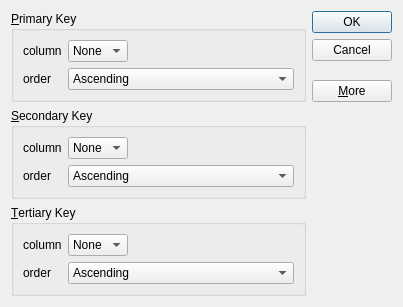
<?xml version="1.0" encoding="UTF-8"?>
<ui version="4.0">
 <class>SortDialog</class>
 <widget class="QDialog" name="SortDialog">
  <property name="geometry">
   <rect>
    <x>0</x>
    <y>0</y>
    <width>403</width>
    <height>291</height>
   </rect>
  </property>
  <property name="windowTitle">
   <string>Sort</string>
  </property>
  <layout class="QGridLayout" name="gridLayout_6">
   <item row="0" column="0">
    <widget class="QGroupBox" name="primaryGroupBox">
     <property name="title">
      <string>&amp;Primary Key</string>
     </property>
     <layout class="QGridLayout" name="gridLayout">
      <item row="0" column="0">
       <widget class="QLabel" name="label">
        <property name="text">
         <string>column</string>
        </property>
       </widget>
      </item>
      <item row="0" column="1">
       <widget class="QComboBox" name="primaryColumnCombo">
        <item>
         <property name="text">
          <string>None</string>
         </property>
        </item>
       </widget>
      </item>
      <item row="0" column="2">
       <spacer name="horizontalSpacer">
        <property name="orientation">
         <enum>Qt::Horizontal</enum>
        </property>
        <property name="sizeHint" stdset="0">
         <size>
          <width>181</width>
          <height>20</height>
         </size>
        </property>
       </spacer>
      </item>
      <item row="1" column="0">
       <widget class="QLabel" name="label_2">
        <property name="text">
         <string>order</string>
        </property>
       </widget>
      </item>
      <item row="1" column="1" colspan="2">
       <widget class="QComboBox" name="primaryOrderCombo">
        <item>
         <property name="text">
          <string>Ascending</string>
         </property>
        </item>
        <item>
         <property name="text">
          <string>Descending</string>
         </property>
        </item>
       </widget>
      </item>
     </layout>
    </widget>
   </item>
   <item row="0" column="1" rowspan="2">
    <layout class="QVBoxLayout" name="verticalLayout">
     <item>
      <widget class="QPushButton" name="okButton">
       <property name="text">
        <string>OK</string>
       </property>
       <property name="default">
        <bool>true</bool>
       </property>
      </widget>
     </item>
     <item>
      <widget class="QPushButton" name="cancelButton">
       <property name="text">
        <string>Cancel</string>
       </property>
      </widget>
     </item>
     <item>
      <spacer name="verticalSpacer">
       <property name="orientation">
        <enum>Qt::Vertical</enum>
       </property>
       <property name="sizeHint" stdset="0">
        <size>
         <width>20</width>
         <height>0</height>
        </size>
       </property>
      </spacer>
     </item>
     <item>
      <widget class="QPushButton" name="moreButton">
       <property name="text">
        <string>&amp;More</string>
       </property>
       <property name="checkable">
        <bool>true</bool>
       </property>
      </widget>
     </item>
    </layout>
   </item>
   <item row="1" column="0">
    <spacer name="verticalSpacer_2">
     <property name="orientation">
      <enum>Qt::Vertical</enum>
     </property>
     <property name="sizeHint" stdset="0">
      <size>
       <width>20</width>
       <height>15</height>
      </size>
     </property>
    </spacer>
   </item>
   <item row="2" column="0">
    <widget class="QGroupBox" name="secondaryGroupBox">
     <property name="title">
      <string>&amp;Secondary Key</string>
     </property>
     <layout class="QGridLayout" name="gridLayout_2">
      <item row="0" column="1">
       <widget class="QComboBox" name="secondaryColumnCombo">
        <item>
         <property name="text">
          <string>None</string>
         </property>
        </item>
       </widget>
      </item>
      <item row="0" column="2">
       <spacer name="horizontalSpacer_2">
        <property name="orientation">
         <enum>Qt::Horizontal</enum>
        </property>
        <property name="sizeHint" stdset="0">
         <size>
          <width>40</width>
          <height>20</height>
         </size>
        </property>
       </spacer>
      </item>
      <item row="1" column="0">
       <widget class="QLabel" name="label_4">
        <property name="text">
         <string>order</string>
        </property>
       </widget>
      </item>
      <item row="1" column="1" colspan="2">
       <widget class="QComboBox" name="secondaryOrderCombo">
        <item>
         <property name="text">
          <string>Ascending</string>
         </property>
        </item>
        <item>
         <property name="text">
          <string>Descending</string>
         </property>
        </item>
       </widget>
      </item>
      <item row="0" column="0">
       <widget class="QLabel" name="label_3">
        <property name="text">
         <string>column</string>
        </property>
       </widget>
      </item>
     </layout>
    </widget>
   </item>
   <item row="3" column="0">
    <widget class="QGroupBox" name="tertiaryGroupBox">
     <property name="title">
      <string>&amp;Tertiary Key</string>
     </property>
     <layout class="QGridLayout" name="gridLayout_5">
      <item row="0" column="0">
       <widget class="QLabel" name="label_9">
        <property name="text">
         <string>column</string>
        </property>
       </widget>
      </item>
      <item row="0" column="1">
       <widget class="QComboBox" name="tertiaryColumnCombo">
        <item>
         <property name="text">
          <string>None</string>
         </property>
        </item>
       </widget>
      </item>
      <item row="0" column="2">
       <spacer name="horizontalSpacer_5">
        <property name="orientation">
         <enum>Qt::Horizontal</enum>
        </property>
        <property name="sizeHint" stdset="0">
         <size>
          <width>40</width>
          <height>20</height>
         </size>
        </property>
       </spacer>
      </item>
      <item row="1" column="0">
       <widget class="QLabel" name="label_10">
        <property name="text">
         <string>order</string>
        </property>
       </widget>
      </item>
      <item row="1" column="1" colspan="2">
       <widget class="QComboBox" name="tertiaryOrderCombo">
        <item>
         <property name="text">
          <string>Ascending</string>
         </property>
        </item>
        <item>
         <property name="text">
          <string>Descending</string>
         </property>
        </item>
       </widget>
      </item>
     </layout>
    </widget>
   </item>
  </layout>
 </widget>
 <tabstops>
  <tabstop>okButton</tabstop>
  <tabstop>cancelButton</tabstop>
  <tabstop>moreButton</tabstop>
  <tabstop>primaryColumnCombo</tabstop>
  <tabstop>primaryOrderCombo</tabstop>
  <tabstop>secondaryColumnCombo</tabstop>
  <tabstop>secondaryOrderCombo</tabstop>
  <tabstop>tertiaryColumnCombo</tabstop>
  <tabstop>tertiaryOrderCombo</tabstop>
 </tabstops>
 <resources/>
 <connections>
  <connection>
   <sender>okButton</sender>
   <signal>clicked()</signal>
   <receiver>SortDialog</receiver>
   <slot>accept()</slot>
   <hints>
    <hint type="sourcelabel">
     <x>362</x>
     <y>23</y>
    </hint>
    <hint type="destinationlabel">
     <x>359</x>
     <y>177</y>
    </hint>
   </hints>
  </connection>
  <connection>
   <sender>cancelButton</sender>
   <signal>clicked()</signal>
   <receiver>SortDialog</receiver>
   <slot>reject()</slot>
   <hints>
    <hint type="sourcelabel">
     <x>374</x>
     <y>51</y>
    </hint>
    <hint type="destinationlabel">
     <x>392</x>
     <y>170</y>
    </hint>
   </hints>
  </connection>
  <connection>
   <sender>moreButton</sender>
   <signal>toggled(bool)</signal>
   <receiver>secondaryGroupBox</receiver>
   <slot>setVisible(bool)</slot>
   <hints>
    <hint type="sourcelabel">
     <x>327</x>
     <y>97</y>
    </hint>
    <hint type="destinationlabel">
     <x>208</x>
     <y>122</y>
    </hint>
   </hints>
  </connection>
  <connection>
   <sender>moreButton</sender>
   <signal>toggled(bool)</signal>
   <receiver>tertiaryGroupBox</receiver>
   <slot>setVisible(bool)</slot>
   <hints>
    <hint type="sourcelabel">
     <x>341</x>
     <y>107</y>
    </hint>
    <hint type="destinationlabel">
     <x>235</x>
     <y>230</y>
    </hint>
   </hints>
  </connection>
 </connections>
</ui>
